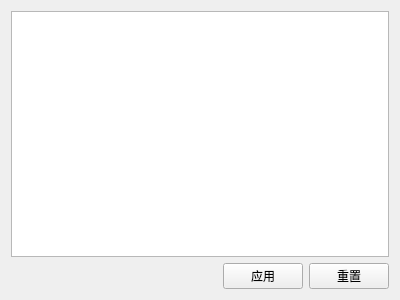
<?xml version="1.0" encoding="UTF-8"?>
<ui version="4.0">
 <class>Form</class>
 <widget class="QWidget" name="Form">
  <property name="geometry">
   <rect>
    <x>0</x>
    <y>0</y>
    <width>400</width>
    <height>300</height>
   </rect>
  </property>
  <property name="windowTitle">
   <string>Form</string>
  </property>
  <layout class="QGridLayout" name="gridLayout">
   <item row="0" column="0" colspan="3">
    <widget class="QTextEdit" name="textEdit"/>
   </item>
   <item row="1" column="0">
    <spacer name="horizontalSpacer">
     <property name="orientation">
      <enum>Qt::Horizontal</enum>
     </property>
     <property name="sizeHint" stdset="0">
      <size>
       <width>217</width>
       <height>20</height>
      </size>
     </property>
    </spacer>
   </item>
   <item row="1" column="1">
    <widget class="QPushButton" name="applyButton">
     <property name="text">
      <string>应用</string>
     </property>
    </widget>
   </item>
   <item row="1" column="2">
    <widget class="QPushButton" name="resetButton">
     <property name="text">
      <string>重置</string>
     </property>
    </widget>
   </item>
  </layout>
 </widget>
 <resources/>
 <connections/>
</ui>
